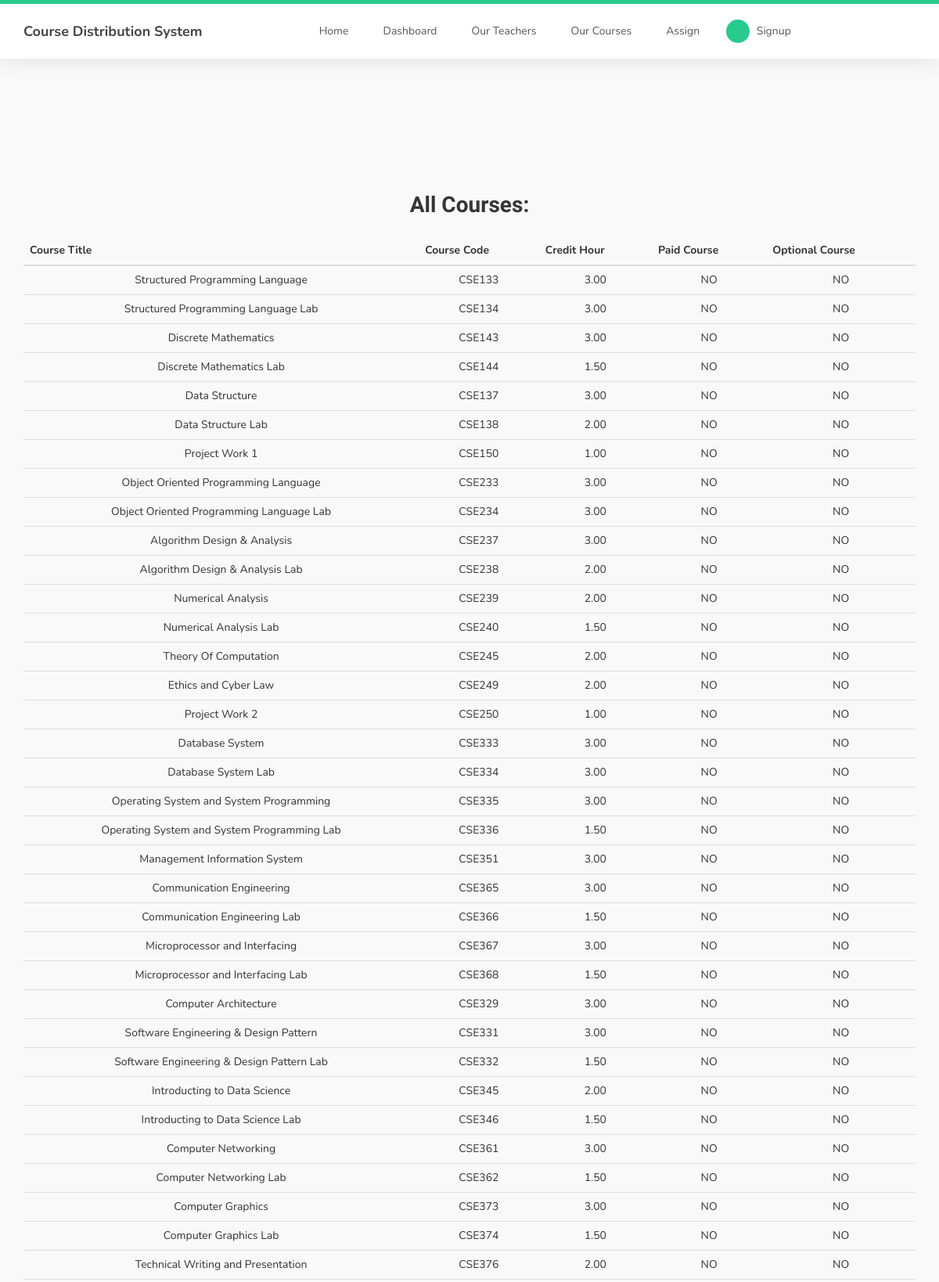
/allcourses/ (upper part), run on the app's committed database.
### courseDist/models.py (models this page shows, shortened)
class Course(models.Model):
	title = models.CharField(max_length=100)
	code = models.CharField(max_length=10,primary_key=True)
	credit_hour = models.DecimalField(decimal_places=2,max_digits=3)
	ispaid = models.BooleanField()
	isoptional = models.BooleanField()
	year = models.PositiveIntegerField(default=1)
	semester = models.PositiveIntegerField(default=1)
	isSessional = models.BooleanField(default=False)
	isOffered = models.BooleanField(default=True)

### courseDist/views.py (the view)
# urls.py: path('allcourses/',views.allcourses,name="allcourses"),
def allcourses(request):
	courses = Course.objects.all()
	cl = [c for c in courses]
	def f(c):
		return 10*c.year+c.semester
	cl.sort(key=f)
	context = {
		'courses' : cl
	}
	return render(request,'courseDist/allcourses.html',context)

### courseDist/templates/courseDist/allcourses.html (shortened to what this page needs)
{% extends "courseDist/base.html" %}
{% block content %}
	<section id="team">
		<div class="alert alert-{{ message.tags }}">
		</div>
		<div class="container">
		    <div class="row">
			<div class="col-md-12 col-sm-12">
				<h2>All Courses:</h2>
			    	<table class="table">
				<thead class="thead-dark">
					<tr>
						<th>Course Title</th>
						<th>Course Code</th>
						<th>Credit Hour</th>
						<th>Paid Course</th>
						<th>Optional Course</th>
					</tr>
					{% for course in courses %}
					<tr>
						<td>{{ course.title }}</td>
						<td>{{ course.code }}</td>
						<td>{{ course.credit_hour }}</td>
						{% if course.ispaid %}
							<td>YES</td>
						{% else %}
							<td>NO</td>
						{% endif %}
						{% if course.isoptional %}
							<td>YES</td>
						{% else %}
							<td>NO</td>
						{% endif %}
					</tr>
					{% endfor %}
				</table>
			</div>
		    </div>
		</div>
	</section>
{% endblock content%}

### data on the page
Course: title "Structured Programming Language", code "CSE133", credit_hour "3.00", ispaid "NO", isoptional "NO"
Course: title "Structured Programming Language Lab", code "CSE134", credit_hour "3.00", ispaid "NO", isoptional "NO"
Course: title "Discrete Mathematics", code "CSE143", credit_hour "3.00", ispaid "NO", isoptional "NO"
Course: title "Discrete Mathematics Lab", code "CSE144", credit_hour "1.50", ispaid "NO", isoptional "NO"
Course: title "Data Structure", code "CSE137", credit_hour "3.00", ispaid "NO", isoptional "NO"
Course: title "Data Structure Lab", code "CSE138", credit_hour "2.00", ispaid "NO", isoptional "NO"
Course: title "Project Work 1", code "CSE150", credit_hour "1.00", ispaid "NO", isoptional "NO"
Course: title "Object Oriented Programming Language", code "CSE233", credit_hour "3.00", ispaid "NO", isoptional "NO"
Course: title "Object Oriented Programming Language Lab", code "CSE234", credit_hour "3.00", ispaid "NO", isoptional "NO"
Course: title "Algorithm Design & Analysis", code "CSE237", credit_hour "3.00", ispaid "NO", isoptional "NO"
Course: title "Algorithm Design & Analysis Lab", code "CSE238", credit_hour "2.00", ispaid "NO", isoptional "NO"
Course: title "Numerical Analysis", code "CSE239", credit_hour "2.00", ispaid "NO", isoptional "NO"
Course: title "Numerical Analysis Lab", code "CSE240", credit_hour "1.50", ispaid "NO", isoptional "NO"
Course: title "Theory Of Computation", code "CSE245", credit_hour "2.00", ispaid "NO", isoptional "NO"
Course: title "Ethics and Cyber Law", code "CSE249", credit_hour "2.00", ispaid "NO", isoptional "NO"
Course: title "Project Work 2", code "CSE250", credit_hour "1.00", ispaid "NO", isoptional "NO"
Course: title "Database System", code "CSE333", credit_hour "3.00", ispaid "NO", isoptional "NO"
Course: title "Database System Lab", code "CSE334", credit_hour "3.00", ispaid "NO", isoptional "NO"
Course: title "Operating System and System Programming", code "CSE335", credit_hour "3.00", ispaid "NO", isoptional "NO"
Course: title "Operating System and System Programming Lab", code "CSE336", credit_hour "1.50", ispaid "NO", isoptional "NO"
Course: title "Management Information System", code "CSE351", credit_hour "3.00", ispaid "NO", isoptional "NO"
Course: title "Communication Engineering", code "CSE365", credit_hour "3.00", ispaid "NO", isoptional "NO"
Course: title "Communication Engineering Lab", code "CSE366", credit_hour "1.50", ispaid "NO", isoptional "NO"
Course: title "Microprocessor and Interfacing", code "CSE367", credit_hour "3.00", ispaid "NO", isoptional "NO"
Course: title "Microprocessor and Interfacing Lab", code "CSE368", credit_hour "1.50", ispaid "NO", isoptional "NO"
Course: title "Computer Architecture", code "CSE329", credit_hour "3.00", ispaid "NO", isoptional "NO"
Course: title "Software Engineering & Design Pattern", code "CSE331", credit_hour "3.00", ispaid "NO", isoptional "NO"
Course: title "Software Engineering & Design Pattern Lab", code "CSE332", credit_hour "1.50", ispaid "NO", isoptional "NO"
Course: title "Introducting to Data Science", code "CSE345", credit_hour "2.00", ispaid "NO", isoptional "NO"
Course: title "Introducting to Data Science Lab", code "CSE346", credit_hour "1.50", ispaid "NO", isoptional "NO"
Course: title "Computer Networking", code "CSE361", credit_hour "3.00", ispaid "NO", isoptional "NO"
Course: title "Computer Networking Lab", code "CSE362", credit_hour "1.50", ispaid "NO", isoptional "NO"
Course: title "Computer Graphics", code "CSE373", credit_hour "3.00", ispaid "NO", isoptional "NO"
Course: title "Computer Graphics Lab", code "CSE374", credit_hour "1.50", ispaid "NO", isoptional "NO"
Course: title "Technical Writing and Presentation", code "CSE376", credit_hour "2.00", ispaid "NO", isoptional "NO"
